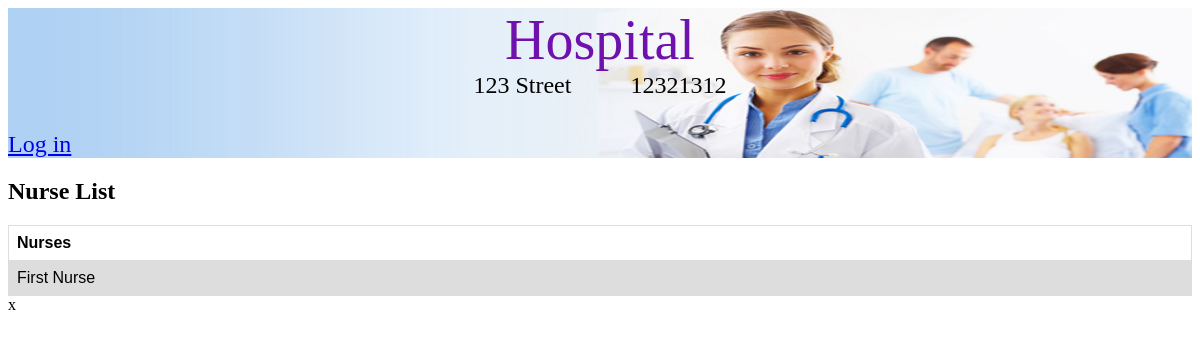
/nurses/, run on an earlier commit of the app's database.
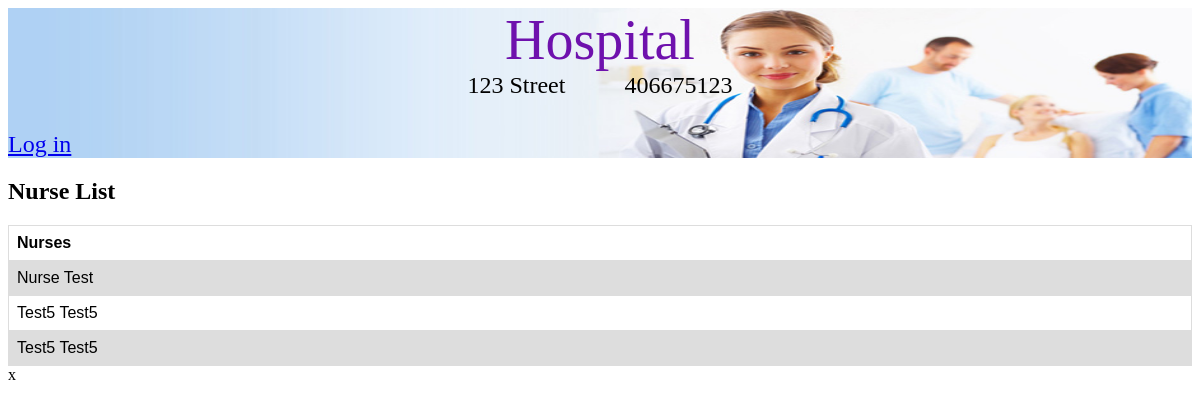
And on a later commit of the database.
### hospital/models.py (models this page shows, shortened)
class Hospital(models.Model):
    name = models.CharField(max_length=50)
    address = models.CharField(max_length=100)
    phone_number = models.CharField(max_length=10)
    patient_rooms = models.ManyToManyField(PatientRoom, symmetrical=False)
    surgery_rooms = models.ManyToManyField(SurgeryRoom, symmetrical=False)
    patients = models.ManyToManyField(Patient, symmetrical=False)
    doctors = models.ManyToManyField(Doctors, symmetrical=False)
    nurses = models.ManyToManyField(Nurses, symmetrical=False)

### Person/models.py (models this page shows)
class Employee(Persons):
    shift = models.CharField(max_length=200, default='', blank=True)
    jobDesc = models.CharField(max_length=200, default='', blank=True)
    salary = models.DecimalField(max_digits=7, decimal_places=0, default=Decimal('0.00'))
    class Meta:
        abstract=True

class Nurses(Employee):
    specialty = models.CharField(max_length=200, default='', blank=True)

### Person/views.py (the view)
# urls.py: url(r'^nurses/$',views.listNurses, name='nurse_list'),
def listNurses(request):
	hospital=get_object_or_404(Hospital, id=1)
	nurseList=hospital.nurses.all()
	print(nurseList)
	return render(request, 'listnurses.html', {'nurseList':nurseList, 'hospital':hospital})

### Person/models.py (called while the page is built)
    def __str__(self):
        return self.firstName+ " "+ self.lastName

### Person/templates/listnurses.html
{% extends "base.html" %}
{% block header %}
<div class="container_header">
    {% if hospital is not None %}
        <div class="container_hospital_info">
            <div class="hospital_title"><a class="hospital_title_text" href="{% url 'hospital:home' %}">{{ hospital.name }}</a></div>
            <div class="hospital_info">
                <div>{{ hospital.address }}</div>
                <div class="padding"></div>
                <div>{{ hospital.phone_number }}</div>
            </div>
        </div>
    {% else %}
        <a href="/" class="logo">My Hospital</a>
    {% endif %}
    <div class="container_user_info">
        {% if user.is_authenticated %}
            <div class="user_name_info">Hello, {{user.username}}</div>
            <div><a class="log_out" href="{% url 'accounts:logout' %}">Log out</a></div>
        {% else %}
            <a href="{% url 'accounts:login' %}">Log in</a>
        {% endif %}
    </div>
</div>
{% endblock %}
{% block content %}
    <div class="container_nurse">
        <h2 class="Nurse  List">Nurse List</h2>
        <table>
            <tr>
                <th class="nurse_name_table_header">Nurses</th>
            </tr>
            {%for nr in nurseList%}
                <tr class="table_row_nurse">
                    <td>{{nr.firstName}} {{nr.lastName}}</td>
                </tr>
            {%endfor%}
        </table>
    </div>x
{% endblock %}

What changed in the data, as far as the page shows it:
changed Hospital "Hospital": phone_number "12321312" → "406675123"
changed Nurses "Nurse": firstName "First" → "Nurse"; lastName "Nurse" → "Test"
added Nurses: firstName "Test5", lastName "Test5"
added Nurses: firstName "Test5", lastName "Test5"
